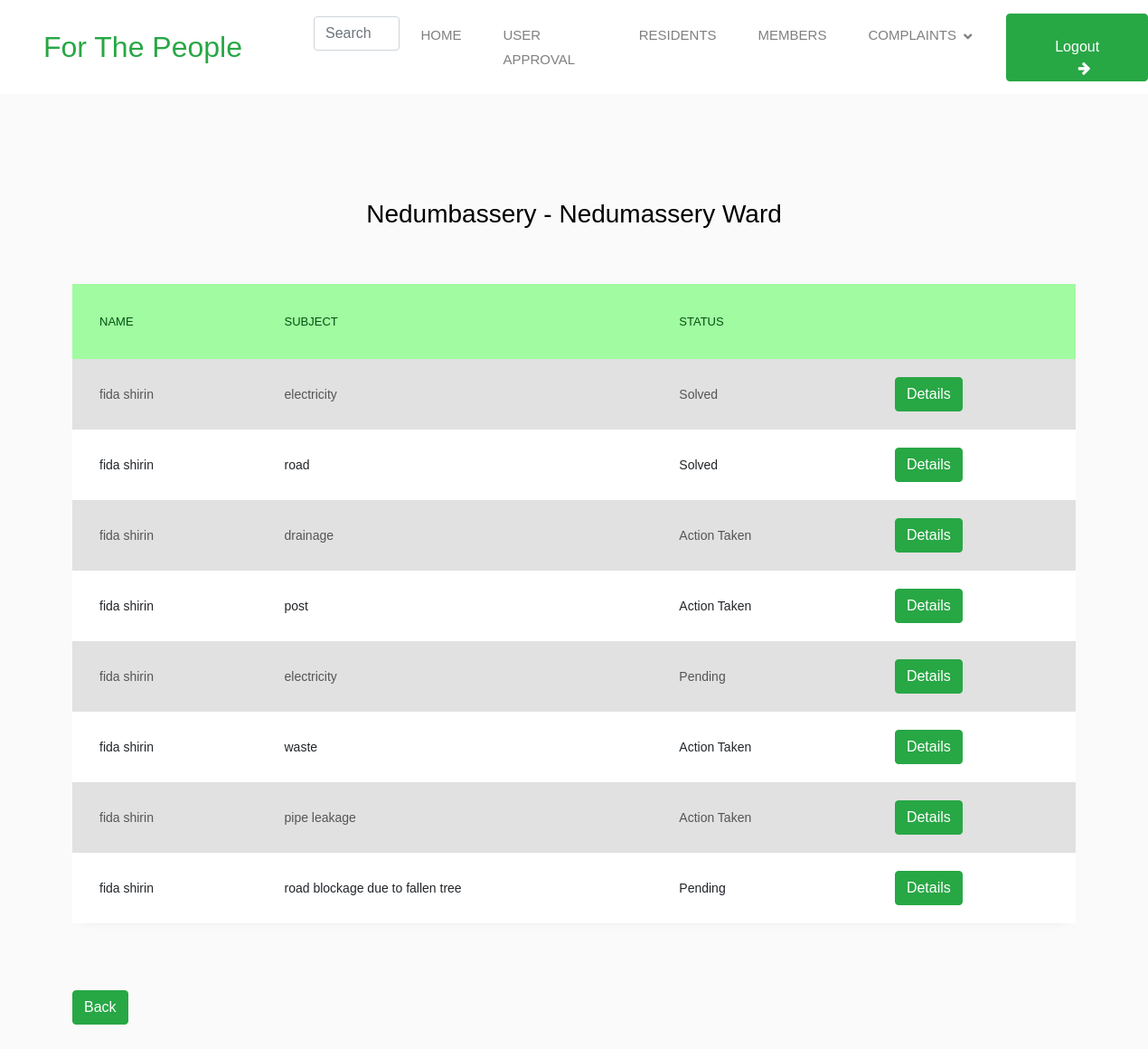
Page /complist/Nedumassery on the committed database.
### app3/models.py (models this page shows, shortened)
class complaint(models.Model):
    usr = models.ForeignKey(usersignup,on_delete=models.CASCADE)
    subject = models.CharField(max_length=1000)
    details = models.CharField(max_length=1000)
    cmplstatus = (
        ('Pending','Pending'),
        ('Action Taken','Action Taken'),
        ('Solved','Solved')
    )
    complaintstatus = models.CharField(max_length=150,choices=cmplstatus,default='Pending')
    created_at = models.DateTimeField(auto_now_add=True)
    updated_at = models.DateTimeField(auto_now=True)
    smailp=models.IntegerField(default=0)
    smailact=models.IntegerField(default=0)

class usersignup(models.Model):
    panchayatchoices = (
        ('Puthenvelikkara','Puthenvelikkara'),
        ('Chengamanadu','Chengamanadu'),
        ('Nedumbassery','Nedumbassery'),
        ('Parakkadavu','Parakkadavu'),
        ('Kunnukara','Kunnukara'),
    )
    panchayat = models.CharField(max_length=100,default='Nedumbassery',choices=panchayatchoices)
    ward = models.CharField(max_length=100)
    name = models.CharField(max_length=50)
    email = models.EmailField()
    phone = models.IntegerField()
    username = models.CharField(max_length=50)
    password = models.CharField(max_length=50)
    status = models.CharField(null=True,max_length=50)
    image = models.ImageField(null=True,upload_to='profile',default='img/noprofile.jpg')
    proof = models.ImageField(null=True,upload_to='proof')
    created_at = models.DateTimeField(auto_now_add=True)
    updated_at = models.DateTimeField(auto_now=True)
    ap = (
        ('Pending','Pending'),
        ('Approved','Approved')
    )
    approval = models.CharField(max_length=1000,choices=ap,default='Pending')
    address=models.TextField(blank=True)

### app3/views.py (the view)
# urls.py: path('complist/<val>',views.complaintlist,name="complist"),
def complaintlist(r,val):
    c = complaint.objects.all()
    w=val
    n=[]
    for i in c:
        if i.usr.ward==val:
            n.append(i)
    b=blockk.objects.filter(wards=val).first()
    w=b.panchayatname+" "+"-"+" "+val+" "+"Ward"
    return render(r,"adminn/complaintlist.html",{"n":n,'w':w})

### template/adminn/complaintlist.html (shortened to what this page needs)
{% extends 'adminn/base.html' %}
{% block content %}
{%load static%}
<!doctype html>
<html lang="en">
  <head>
	{% load static %}
	<link rel="stylesheet" href="https://stackpath.bootstrapcdn.com/font-awesome/4.7.0/css/font-awesome.min.css">
	<link rel="stylesheet" href="{% static 'tb/css/style.css' %}">
	</head>
	<body>
	<section class="ftco-section">
		<div class="container">
			<div class="row justify-content-center">
				<div class="col-md-6 text-center mb-5">
					<h2 class="heading-section">{{w}}</h2>
				</div>
			</div>
			<div class="row">
				<div class="col-md-12">
					<div class="table-wrap">
						<table class="table table-striped">
						  <thead>
						    <tr style="background-color: rgb(161, 251, 161); color: white;">
						      <th style="color: rgb(0, 81, 16);">Name</th>
						      <th style="color: rgb(0, 81, 16);">Subject</th>
						      <th style="color: rgb(0, 81, 16);">Status</th>
							  <th style="color: rgb(0, 81, 16);">&nbsp;</th>
						    </tr>
						  </thead>
						  <tbody>
							{% for i in n %}
						    <tr>
						      <td scope="row">{{i.usr.name}}</td>
						      <td>{{i.subject}}</td>
							  <td>{{i.complaintstatus}}</td>
						      <td><a href="{% url 'compdet' i.id %}" class="btn btn-success">Details</a></td>
                            </tr>
							{% endfor %}
						  </tbody>
						</table>
					</div>
                    <br><br>
                    <div>
                        <a href="{% url 'comp' %}" class="btn btn-success">Back</a>
                    </div>
				</div>
			</div>
		</div>
	</section>
	</body>
</html>
{% endblock %}

### static/css/login.css (style rules this page uses)
.container { position: relative; z-index: 1; max-width: 300px; margin: 0 auto; }
.container:before, .container:after { content: ""; display: block; clear: both; }
body { background: #76b852; background: rgb(141,194,111); background: linear-gradient(90deg, rgba(141,194,111,1) 0%, rgba(118,184,82,1) 50%); font-family: "Roboto", sans-serif; -webkit-font-smoothing: antialiased; -moz-osx-font-smoothing: grayscale; }

### static/css/style.css (style rules this page uses)
:root { --primary: green; --light: #F5F5F5; --dark: #353535; }
.btn { font-weight: 500; transition: .5s; }

### rows in the picture
complaint: usr.name "fida shirin", subject "electricity", complaintstatus "Solved"
complaint: usr.name "fida shirin", subject "road", complaintstatus "Solved"
complaint: usr.name "fida shirin", subject "drainage", complaintstatus "Action Taken"
complaint: usr.name "fida shirin", subject "post", complaintstatus "Action Taken"
complaint: usr.name "fida shirin", subject "electricity", complaintstatus "Pending"
complaint: usr.name "fida shirin", subject "waste", complaintstatus "Action Taken"
complaint: usr.name "fida shirin", subject "pipe leakage", complaintstatus "Action Taken"
complaint: usr.name "fida shirin", subject "road blockage due to fallen tree", complaintstatus "Pending"

### other values in the picture
{{ w }} "Nedumbassery - Nedumassery Ward"
